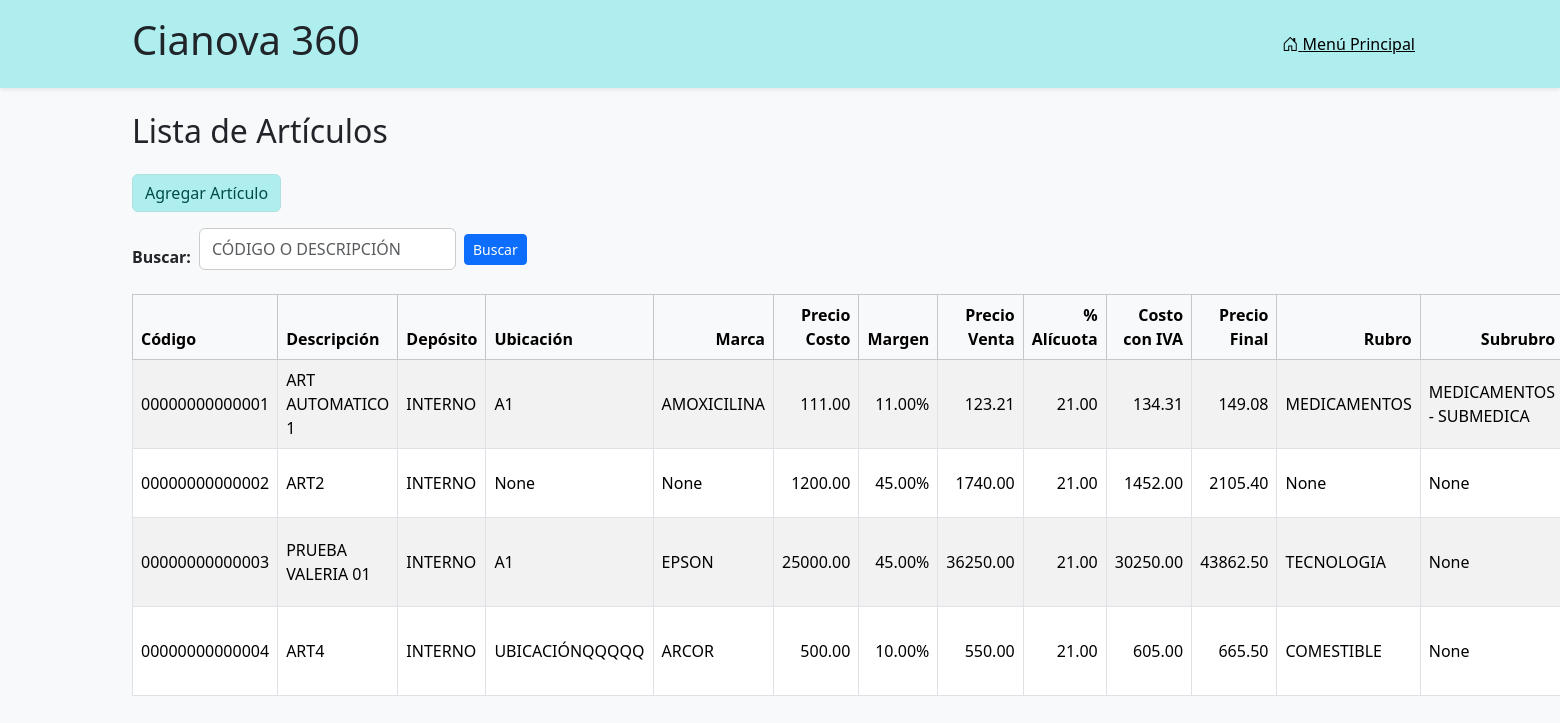
The page /articulos/lista/ on the database its author committed.
### articulos/models.py (models this page shows, shortened)
class UpperCaseMixin:
    def save(self, *args, **kwargs):
        for field in self._meta.fields:
            if isinstance(field, models.CharField) and getattr(self, field.name):
                setattr(self, field.name, getattr(self, field.name).upper())
        super().save(*args, **kwargs)

class Articulo(UpperCaseMixin, models.Model):
    codart = models.CharField(
        "Código",
        max_length=14,
        unique=True,
        validators=[
            RegexValidator(
                regex=r'^[A-Z0-9]+$',
                message='Solo se permiten letras mayúsculas y números.'
            )
        ],
        help_text='14 caracteres, se completa con ceros a la izquierda.'
    )
    descrip = models.CharField("Descripción", max_length=80)
    marca = models.ForeignKey('Marca', on_delete=models.PROTECT, blank=True, null=True)
    rubro = models.ForeignKey('Rubro', on_delete=models.PROTECT, blank=True, null=True)
    subrubro = models.ForeignKey('Subrubro', on_delete=models.PROTECT, blank=True, null=True)
    deposito = models.CharField(max_length=14, blank=True, null=True, verbose_name="Depósito")
    precosto = models.DecimalField("Precio Costo", max_digits=12, decimal_places=2, validators=[MinValueValidator(0)])
    margen = models.DecimalField("Margen %", max_digits=6, decimal_places=2, default=0)
    ncodalic = models.ForeignKey('Alicuota', verbose_name="Código Alícuota", on_delete=models.PROTECT)
    alic = models.DecimalField("% Alícuota", max_digits=5, decimal_places=2, editable=False, null=True, default=0)
    costoiva = models.DecimalField("Costo con IVA", max_digits=12, decimal_places=2, null=True, blank=True, default=0)
    preventa = models.DecimalField("Precio Venta (sin IVA)", max_digits=12, decimal_places=2, null=True, blank=True, default=0)
    prefinal = models.DecimalField(
        "Precio Final (con IVA)",
        max_digits=12,
        decimal_places=2,
        null=True,
        default=0,
        blank=True,
        validators=[MinValueValidator(0)]
    )
    fecultmod = models.DateField(null=True, blank=True)
    modo_calculo = models.CharField(
        max_length=1,
        choices=[('C', 'Costo → Final'), ('F', 'Final → Costo')],
        default='C',
        verbose_name="Modo de cálculo"
    )
    cantidad = models.DecimalField(max_digits=14, decimal_places=4, default=0)
    unimed = models.CharField(max_length=2, choices=UNIDADES, default='UN')
    codprovee = models.CharField("Código de proveedor", max_length=14, blank=True, null=True)
    bajostock = models.DecimalField("Stock mínimo para alerta", max_digits=11, decimal_places=4, default=0)
    ubicacion = models.CharField("Ubicación", max_length=14, blank=True, null=True)
    obs = models.TextField("Observaciones", blank=True, null=True)
    activo = models.CharField(max_length=1, choices=ACTIVO_CHOICES, blank=False, default='S')
    prodela = models.IntegerField(choices=PRODELA_CHOICES, null=True, blank=True)
    tipopeso = models.IntegerField(choices=TIPOPESO_CHOICES, null=True, blank=True)

class Marca(UpperCaseMixin, models.Model):
    nombre = models.CharField(max_length=14, unique=True)
    class Meta:
        verbose_name_plural = "Marcas"
        ordering = ['nombre']
    def __str__(self):
        return self.nombre

class Rubro(UpperCaseMixin, models.Model):
    nombre = models.CharField(max_length=14, unique=True)
    class Meta:
        verbose_name_plural = "Rubros"
        ordering = ['nombre']
    def __str__(self):
        return self.nombre

class Subrubro(UpperCaseMixin, models.Model):
    rubro = models.ForeignKey('Rubro', on_delete=models.CASCADE, related_name='subrubros')
    nombre = models.CharField(max_length=14)
    class Meta:
        db_table = 'subrubro'
        unique_together = ('rubro', 'nombre')
        ordering = ['nombre']
    def __str__(self):
        return f"{self.rubro.nombre} - {self.nombre}"

### articulos/views.py (the view)
# urls.py: path('lista/', views.lista_articulos, name='lista_articulos'),
def lista_articulos(request):
    articulos = Articulo.objects.all().order_by('codart')
    q = request.GET.get('q', '')
    if q:
        articulos = articulos.filter(
            Q(codart__icontains=q) |
            Q(descrip__icontains=q)
        )
    return render(request, 'articulos/lista.html', {'articulos': articulos})

### articulos/templates/articulos/lista.html (shortened to what this page needs)
{% extends "base.html" %}
{% load widget_tweaks %}
{% block content %}
<h2 class="mb-4">Lista de Artículos</h2>
<a class="btn btn-institucional mb-3" href="{% url 'agregar_articulo' %}">Agregar Artículo</a>
<form method="get" class="row g-2 mb-4 align-items-center">
  <div class="col-auto">
    <label for="buscar" class="form-label mb-0">Buscar:</label>
  </div>
  <div class="col-auto">
    <input type="text"
           name="q"
           id="buscar"
           class="form-control"
           value="{{ query }}"
           placeholder="CÓDIGO O DESCRIPCIÓN"
           maxlength="80"
           oninput="this.value = this.value.toUpperCase();">
  </div>
  <div class="col-auto">
    <button type="submit" class="btn btn-sm btn-primary">Buscar</button>
  </div>
</form>
<table class="table table-striped table-bordered align-middle">
  <thead class="table-light">
    <tr>
      <th style="width: 120px;">Código</th>
      <th style="width: 35%;">Descripción</th>
	  <th style="text-end">Depósito</th>
	  <th style="text-end">Ubicación</th>
	  <th class="text-end">Marca</th>
	  <th class="text-end">Precio Costo</th>
      <th class="text-end">Margen</th>
      <th class="text-end">Precio Venta</th>
      <th class="text-end">% Alícuota</th>
      <th class="text-end">Costo con IVA</th>
      <th class="text-end">Precio Final</th>
	  <th class="text-end">Rubro</th>
	  <th class="text-end">Subrubro</th>
    </tr>
  </thead>
  <tbody>
  {% for articulo in articulos %}
  <tr>
    <td>{{ articulo.codart }}</td>
    <td>{{ articulo.descrip }}</td>
    <td>{{ articulo.deposito }}</td>
    <td>{{ articulo.ubicacion }}</td>
    <td>{{ articulo.marca }}</td>
    <td class="text-end">{{ articulo.precosto|floatformat:2 }}</td>
    <td class="text-end">{{ articulo.margen|floatformat:2 }}%</td>
    <td class="text-end">{{ articulo.preventa|floatformat:2 }}</td>
    <td class="text-end">{{ articulo.alic|floatformat:2 }}</td>
    <td class="text-end">{{ articulo.costoiva|floatformat:2 }}</td>
    <td class="text-end">{{ articulo.prefinal|floatformat:2 }}</td>
    <td>{{ articulo.rubro }}</td>
    <td>{{ articulo.subrubro }}</td>
  </tr>
  {% empty %}
  <tr>
    <td colspan="19" class="text-center">No hay artículos cargados.</td>
  </tr>
  {% endfor %}
  </tbody>
</table>
{% endblock %}

### articulos/static/articulos/css/styles.css (style rules this page uses)
body, input, button, label, textarea, select { font-family: 'Segoe UI', Inter, Helvetica, sans-serif !important; }
:root { --color-marca: rgb(175, 238, 238); --color-marca-hover: rgb(150, 220, 220); --color-cancelar: rgb(120, 180, 180); --color-cancelar-hover: rgb(100, 160, 160); --color-eliminar: rgb(100, 140, 140); --color-eliminar-hover: rgb(80, 120, 120); }
body { background-color: #f8f9fa; color: #212529; margin: 0; padding: 0; }
form label { display: block; margin-top: 1rem; font-weight: bold; }
form input[type="text"], form input[type="number"], form input[type="password"], form select, form textarea { font-size: 1rem; border: 1px solid #ccc; border-radius: 6px; padding: 0.5rem 0.75rem; transition: all 0.2s ease-in-out; width: auto; }
.btn-institucional { background-color: rgb(175, 238, 238); color: #000; border: none; font-weight: 500; }
.btn-institucional { background-color: rgb(175, 238, 238); color: #004d4d; border: 1px solid #b0e0e0; }
#buscar { text-transform: uppercase; }

### rows shown on the page
Articulo: codart "00000000000001", descrip "ART AUTOMATICO 1", deposito "INTERNO", ubicacion "A1", marca "AMOXICILINA", precosto "111.00", margen "11.00", preventa "123.21", alic "21.00", costoiva "134.31", prefinal "149.08", rubro "MEDICAMENTOS", subrubro "MEDICAMENTOS - SUBMEDICA"
Articulo: codart "00000000000002", descrip "ART2", deposito "INTERNO", ubicacion "None", marca "None", precosto "1200.00", margen "45.00", preventa "1740.00", alic "21.00", costoiva "1452.00", prefinal "2105.40", rubro "None", subrubro "None"
Articulo: codart "00000000000003", descrip "PRUEBA VALERIA 01", deposito "INTERNO", ubicacion "A1", marca "EPSON", precosto "25000.00", margen "45.00", preventa "36250.00", alic "21.00", costoiva "30250.00", prefinal "43862.50", rubro "TECNOLOGIA", subrubro "None"
Articulo: codart "00000000000004", descrip "ART4", deposito "INTERNO", ubicacion "UBICACIÓNQQQQQ", marca "ARCOR", precosto "500.00", margen "10.00", preventa "550.00", alic "21.00", costoiva "605.00", prefinal "665.50", rubro "COMESTIBLE", subrubro "None"
